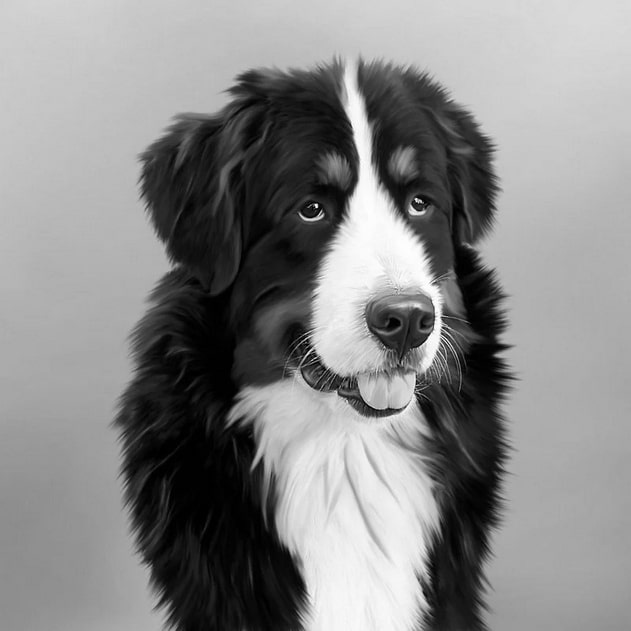
#> input picture Изображения/Dog.jpeg, 631 x 631 px, found by its file name
$ jupyter execute '4140_CV_ЛР1_Строкова_PIL.ipynb'   (shell and % lines are left out)
#> lines starting #> are read from the running program, lines starting #| are printed output that depends on the picture
**Лабораторная работа №1**

> Строкова Настя, группа Р4140

> Колоризация с помощью библиотеки PIL

[cell 1]
# импорт библиотек
from PIL import Image, ImageOps
import numpy as np
import matplotlib.pyplot as plt

[cell 2]
# обратимся к изображению
img = plt.imread(r'Dog.jpeg')
#> img is the input picture: shape (631, 631); min 0, max 255, mean 135.3
# выведем изображение на экран
plt.imshow(img, cmap='gray')
# уберем "рамку" matplotlib
plt.axis('off')
plt.show()

[cell 3]
# создадим массив, который задает цветовую шкалу
rgb_array = [[255.000, 56.026 + (255 - 56.026) * i / 400, 255 * i / 400] for i in range(400)]
rgb_array += [[255 - 255 * i / 600, 255 - 255 * i / 600, 255] for i in range(600)]
img = np.array(rgb_array, dtype=int).reshape((1, len(rgb_array), 3))
# выведем цветовую шкалу на экран
plt.imshow(img, extent=[0, 25, 0, 25], aspect='auto')
plt.show()
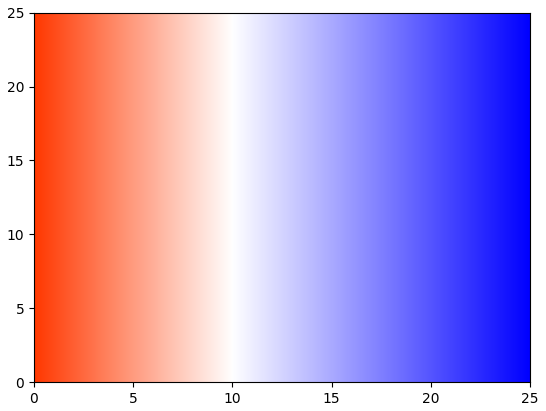
#> figure drawn by matplotlib, 1 panel

[cell 4]
# обратимся к изображению, convert('L') - вывод в черно-белых оттенках
img = Image.open("Dog.jpeg").convert("L")
# выполним колоризацию
img1 = ImageOps.colorize(img, black ="blue", white ="red")
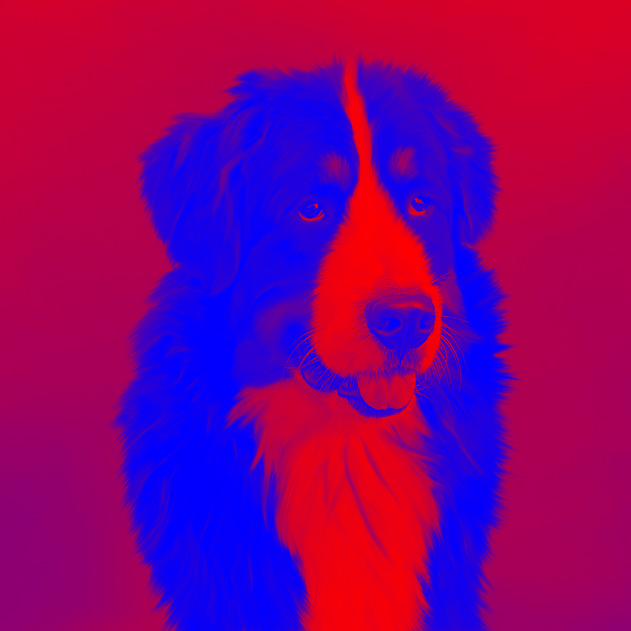
#> img1: PIL image 631x631 RGB; mean R, G, B 135.3, 0, 119.7
# выведем изображение на экран
plt.imshow(img1)
